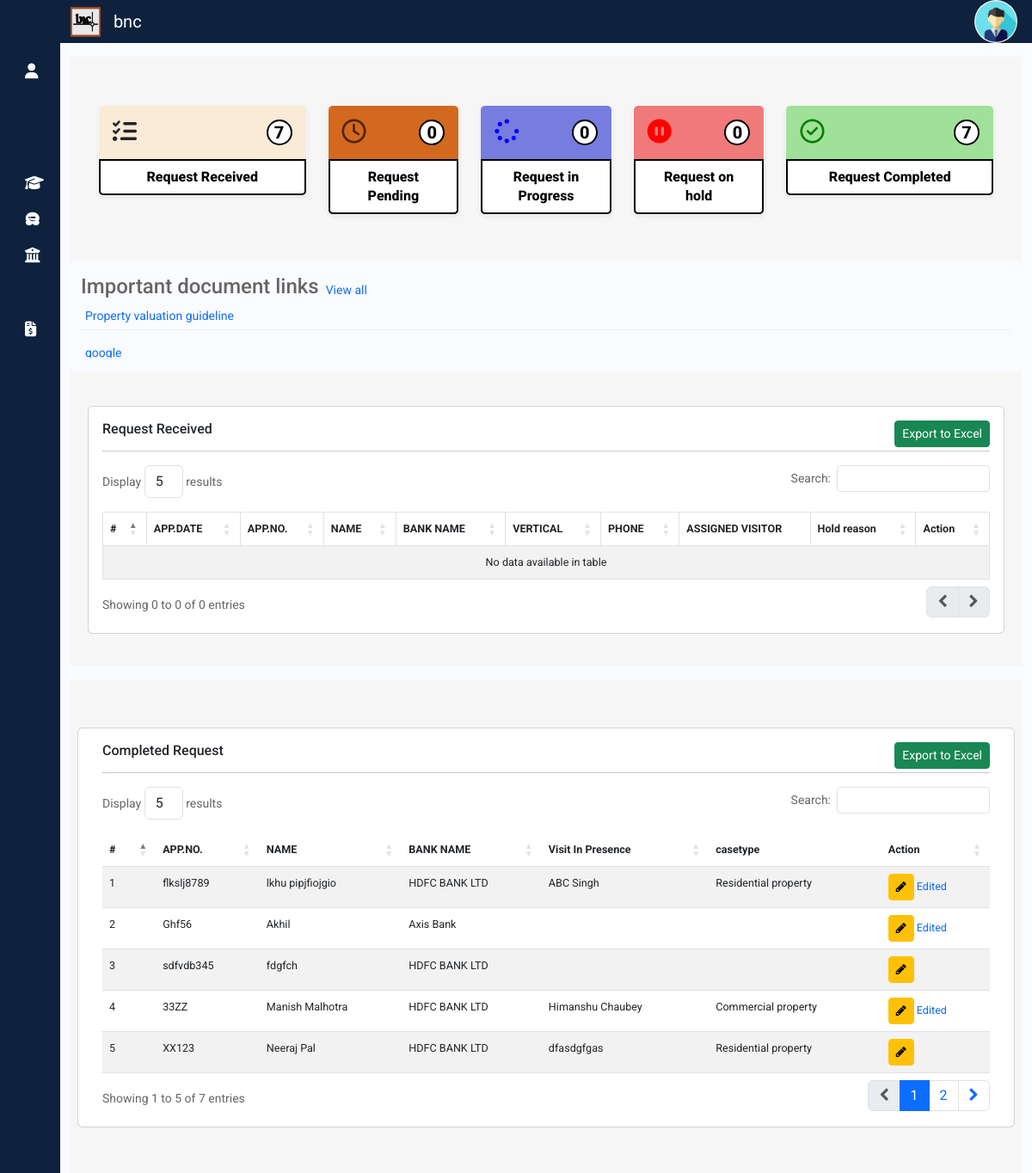
/engineer/engineerhome/ (signed in), run on the app's committed database.
### propval/models.py (models this page shows)
class Impdoc(models.Model):
    narration=models.CharField(max_length=200,null=True)
    linkurl=models.CharField(max_length=200,null=True)
    userdetails = models.ForeignKey(UserDetails, on_delete=models.DO_NOTHING,null=True)
    active = models.BooleanField(default=True)
    timestamp = models.DateTimeField(auto_now_add=True)

### site_engineer/models.py (models this page shows)
class EngineerReport(models.Model):
    applicationnumber = models.CharField(max_length=20)
    name = models.CharField(max_length=30)
    visitinpresence = models.CharField(max_length=30,null=True)
    bankname = models.CharField(max_length=50)
    bankid = models.IntegerField(null=True)
    casetype = models.CharField(max_length=50)
    add1 = models.CharField(max_length=100)
    add2 = models.CharField(max_length=100,null=True)
    city = models.CharField(max_length=30)
    region = models.CharField(max_length=30)
    zip = models.CharField(max_length=6)
    country = models.CharField(max_length=20)
    east = models.CharField(max_length=50,null=True)
    west = models.CharField(max_length=50,null=True)
    north = models.CharField(max_length=50,null=True)
    south = models.CharField(max_length=50,null=True)
    barea = models.CharField(max_length=10,null=True)
    gfarea = models.CharField(max_length=10,null=True)
    ffarea = models.CharField(max_length=10,null=True)
    sfarea = models.CharField(max_length=10,null=True)
    tfarea = models.CharField(max_length=10,null=True)
    frarea = models.CharField(max_length=10,null=True)
    fvarea = models.CharField(max_length=10,null=True)
    sxarea = models.CharField(max_length=10,null=True)
    propertyage = models.CharField(max_length=3,null=True)
    landrate = models.CharField(max_length=10,null=True)
    Occupant = models.CharField(max_length=50,null=True)
    rented = models.CharField(max_length=50, null=True)
    landmark = models.CharField(max_length=100,null=True)
    roadwidth = models.CharField(max_length=10,null=True)
    hightensionline = models.BooleanField(null=True)
    railwayline = models.BooleanField(null=True)
    nala = models.BooleanField(null=True)
    river = models.BooleanField(null=True)
    pahad = models.BooleanField(null=True)
    roadcomesunderroadbinding = models.BooleanField(null=True)
    propertyaccessissue = models.BooleanField(null=True)
    othercheck = models.BooleanField(null=True)
    others = models.CharField(max_length=100, null=True, blank=True)
    remark = models.CharField(max_length=100, null=True, blank=True)
    reporter = models.CharField(max_length=10, null=True)
    reportersubmitdate = models.DateTimeField(null=True, blank=True)
    lat = models.CharField(max_length=200,null=True,blank=True)
    lng = models.CharField(max_length=200,null=True,blank=True)
    placeid = models.CharField(max_length=200,null=True,blank=True)
    receptionid = models.ForeignKey(ReceptionReport, on_delete=models.DO_NOTHING, null=True, blank=True)
    priority = models.BooleanField(default=False,null=True)
    userdetailsid = models.ForeignKey(User, on_delete=models.DO_NOTHING, default=0)
    reporterholdcause = models.TextField(blank=True, null=True)
    archieved = models.BooleanField(default=False)
    edited = models.BooleanField(default=False)
    datecreated = models.DateTimeField(auto_now_add=True)
    updated_at = models.DateTimeField(auto_now=True)
    def __str__(self):
        return str(self.id)

### site_engineer/views.py (the view)
# urls.py: path('engineerhome/',views.engineerhome,name='engineerhome'),
@login_required(login_url='login')
def engineerhome(request):
    if request.user.is_authenticated:
        useremail = request.user.email
        userid = User.objects.get(email=useremail).id
        user=User.objects.get(username=useremail)
        token , _ = Token.objects.get_or_create(user=user)
    context = {
        'api_base_url': settings.API_BASE_URL,
        'token': str(token)
    }
    if request.method =='POST':
        return redirect('/engineer/engineerhome/')
    else:
        if request.user.is_authenticated:
                useremail = request.user.email
                if(UserDetails.objects.filter(user_email=useremail).exists()):
                    username = UserDetails.objects.get(user_email=useremail).first_name+" "+UserDetails.objects.get(user_email=useremail).last_name
                    userrole = UserDetails.objects.get(user_email=useremail).role
                    if userrole == "Admin":
                            allreport=ReceptionReport.objects.all()
                            receivedrequest=ReceptionReport.objects.exclude(engineer ='Submitted').order_by('-priority','-updated_at')
                            totalrequestnumber = ReceptionReport.objects.count()
                            totalcompleted = ReceptionReport.objects.filter(engineer='Submitted').count()
                            completedrequest=EngineerReport.objects.all().order_by('-priority','-updated_at')
                            inprogress = ReceptionReport.objects.filter(engineer='InProgress').count()
                            hold = ReceptionReport.objects.filter(engineer='Hold').count()
                            pendingrequest = totalrequestnumber-(totalcompleted+inprogress+hold)
                    else:
                            allreport=ReceptionReport.objects.all()
                            receivedrequest=ReceptionReport.objects.exclude(engineer ='Submitted').filter(visitingpersonname=username).order_by('-priority','-updated_at')
                            totalrequestnumber = ReceptionReport.objects.filter(visitingpersonname=username).count()
                            totalcompleted = ReceptionReport.objects.filter(visitingpersonname=username, engineer='Submitted').count()
                            completedrequest=EngineerReport.objects.filter(receptionid__visitingpersonname=username).order_by('-priority','-updated_at')
                            inprogress = ReceptionReport.objects.filter(visitingpersonname=username, engineer='InProgress').count()
                            hold = ReceptionReport.objects.filter(visitingpersonname=username, engineer='Hold').count()
                            pendingrequest = totalrequestnumber-(totalcompleted+inprogress+hold)
        impdocs= Impdoc.objects.all()
        return render(request,"engineer/engineerhome.html",
                {'requestreceived':receivedrequest,
                 'allreports':allreport,
                'totreq':totalrequestnumber,
                'requestcompleted':completedrequest,
                'compreq':totalcompleted,
                'pending':pendingrequest,
                'inprogress':inprogress,
                'hold':hold,
                'context':context,
                'impdocs':impdocs,
                'date':datetime.now()})

### templates/engineer/engineerhome.html (shortened to what this page needs)
{% extends "sidebar.html" %}
{% load static %}
{% block content %}
<div class="container-fluid" >
  <div class="container my-3" style="display: block; background: #f6f6f6; padding: 40px 20px 37px;">
  <div class="container my-3">
      <div class="row my-3">
          <div class="col-md-3">
              <div class="card text-center widget-card border-light shadow-sm" style="background-color: antiquewhite;">
                  <div class="card-body d-flex justify-content-between">
                    <i class="fa-solid fa-list-check fa-2x"></i>
                    <span class="circle" id="totreq">{{totreq}}</span>
                  </div>
                  <div class="card-footer textcircle">Request Received</div>
                </div>
          </div>
          <div class="col-md-2">
              <div class="card text-center widget-card border-light shadow-sm" style="background-color: chocolate;">
                  <div class="card-body d-flex justify-content-between">
                    <i class="fa-regular fa-clock fa-2x" style="color: rgb(80, 35, 3);"></i>
                     <span id="pending" class="circle" >{{pending}}</span>
                  </div>
                  <div class="card-footer textcircle">Request Pending</div>
                </div>
          </div>
          <div class="col-md-2">
              <div class="card text-center widget-card border-light shadow-sm" style="background-color: rgb(119, 124, 223);">
                  <div class="card-body d-flex justify-content-between">
                    <i class="fa-solid fa-spinner fa-2x" style="color: blue;"></i>
                    <span id="inprogress" class="circle">{{inprogress}}</span>
                  </div>
                  <div class="card-footer textcircle">Request in Progress</div>
                </div>
          </div>
          <div class="col-md-2">
            <div class="card text-center widget-card border-light shadow-sm" style="background-color: rgb(240, 121, 121);">
                <div class="card-body d-flex justify-content-between">
                  <i class="fa-solid fa-circle-pause fa-2x" style="color: red;"></i>
                  <span id="hold" class="circle">{{hold}}</span>
                </div>
                <div class="card-footer textcircle">Request on hold</div>
              </div>
        </div>
          <div class="col-md-3">
              <div class="card text-center widget-card border-light shadow-sm" style="background-color: rgb(160, 225, 153);">
                  <div class="card-body d-flex justify-content-between">
                    <i class="fa-regular fa-circle-check fa-2x" style="color: green;"></i>
                  <span id="compreq" class="circle">{{compreq}}</span>
                  </div>
                  <div class="card-footer textcircle">Request Completed</div>
                </div>
          </div>
      </div>
  </div>
  </div>
  <div class="container my-1">
    <div class="mt-3" style="display: flex;align-items: center;"><h4>Important document links</h4><span class="ms-2"><a href="" data-bs-toggle="modal" data-bs-target="#impdocpopup">View all</a></span></div>
  <div id="scrollContainer">
    {% for impdoc in impdocs %}
    <div class="item"><a href="{{impdoc.linkurl}}" target="_blank"> {{impdoc.narration}}</a></div>
    {% endfor %}
</div>
</div>
  <div class="container my-3" style="display:block; background-color:#f6f6f6; padding:40px 20px 37px;">
    <div class="row">
      <div class="col-md-12">
        <div class="card">
          <div class="card-body">
            <a class="btn btn-success btn-sm float-end" href="/api/receptiongenreportexport">Export to Excel</a>
            <h6>Request Received</h6>
            <hr>
            <table id="engineertable" class="table table-hover table-striped table-bordered " style="font-size: 90%;">
              <thead>
                <tr>
                  <th scope="col">#</th>
                  <th scope="col">APP.DATE</th>
                  <th scope="col">APP.NO.</th>
                  <th scope="col">NAME</th>
                  <th scope="col">BANK NAME</th>
                  <th scope="col">VERTICAL</th>
                  <th scope="col">PHONE</th>
                  <th scope="col">ASSIGNED VISITOR</th>
                  <th scope="col">Hold reason</th>
                  <th scope="col">Action</th>
                </tr>
              </thead>
              <tbody>
              </tbody>
            </table>
          </div>
        </div>
      </div>
    </div>
  </div>
  <div class="container" style="display:block; background-color:#f6f6f6; padding:40px 20px 37px;">
    <div class="row my-3">
        <div class="card">
          <div class="card-body">
            <a class="btn btn-success btn-sm float-end" href="/api/engcompletedreportexport">Export to Excel</a>
            <h6>Completed Request</h6>
            <hr>
            <table id="engineertablecomp" class="table table-hover table-striped tavle-bordered" style="font-size: 90%;">
              <thead>
                <tr {% if recrep.priority%}  class="table-danger" {% elif recrep.npa%} class="table-warning" {%else%} class=""{% endif %}>
                  <th scope="col">#</th>
                  <th scope="col">APP.NO.</th>
                  <th scope="col">NAME</th>
                  <th scope="col">BANK NAME</th>
                  <th scope="col">Visit In Presence</th>
                  <th scope="col">casetype</th>
                  <th scope="col">Action</th>
                </tr>
              </thead>
              <tbody>
                {% for reqcom in requestcompleted %}
                <tr>
                  <td scope="row">{{forloop.counter}}</th>
                  <td >{{reqcom.applicationnumber}}</td>
                  <td >{{reqcom.name}}</td>
                  <td >{{reqcom.bankname}}</td>
                  <td >{{reqcom.visitinpresence}}</td>
                  <td >{{reqcom.casetype}}</td>
                  <td>
                    <a href="/engineer/updateengineerreport/{{reqcom.id}}" id="engedit" class="btn btn-warning btn-sm engedit"><i class="fa fa-pencil" aria-hidden="true"></i></a>
                    {% if reqcom.edited %}
                    <a href="#" type="button" data-url="{% url 'engineereditedview' reqcom.id %}" id="engeditedbutton" class="engeditedbutton">Edited</a>
                    {% endif %}
                  </td>
                </tr>
                {% endfor %}
              </tbody>
            </table>
          </div>
        </div>
      </div>
    </div>
</div>
{% endblock %}

### propval/static/css/sidebarstyle.css (style rules this page uses)
a { text-decoration: none; }
body { font-family: 'Poppins', sans-serif; }
.circle { width: 30px; height: 30px; background-color: white; border: 2px solid black; border-radius: 50%; display: flex; align-items: center; justify-content: center; font-size: 20px; font-weight: 800; color: black; }
.textcircle { width: auto; height: auto; background-color: white; border: 2px solid black; border-radius: 20%; display: flex; align-items: center; justify-content: center; font-size: 16px; font-weight: 800; color: black; }
#scrollContainer { height: 60px; overflow-y: hidden; position: relative; }
.item { padding: 5px; border-bottom: 1px solid #eee; }

### reception/static/css/formstyle.css (style rules this page uses)
html, body { min-height: 100%; }
body, div, form, input, select, textarea, p { padding: 0; margin: 0; outline: none; font-family: Roboto, Arial, sans-serif; font-size: 14px; color: #666; line-height: 22px; }
.item { position: relative; margin: 10px 0; }

### data on the page
Impdoc: narration "google"
Impdoc: narration "Property valuation guideline"
EngineerReport: applicationnumber "flkslj8789", name "lkhu pipjfiojgio", bankname "HDFC BANK LTD", visitinpresence "ABC Singh", casetype "Residential property", edited "Edited"
EngineerReport: applicationnumber "Ghf56", name "Akhil", bankname "Axis Bank", edited "Edited"
EngineerReport: applicationnumber "sdfvdb345", name "fdgfch", bankname "HDFC BANK LTD"
EngineerReport: applicationnumber "33ZZ", name "Manish Malhotra", bankname "HDFC BANK LTD", visitinpresence "Himanshu Chaubey", casetype "Commercial property", edited "Edited"
EngineerReport: applicationnumber "XX123", name "Neeraj Pal", bankname "HDFC BANK LTD", visitinpresence "dfasdgfgas", casetype "Residential property"

### other printed values
{{ totreq }} "7"
{{ pending }} "0"
{{ inprogress }} "0"
{{ hold }} "0"
{{ compreq }} "7"
